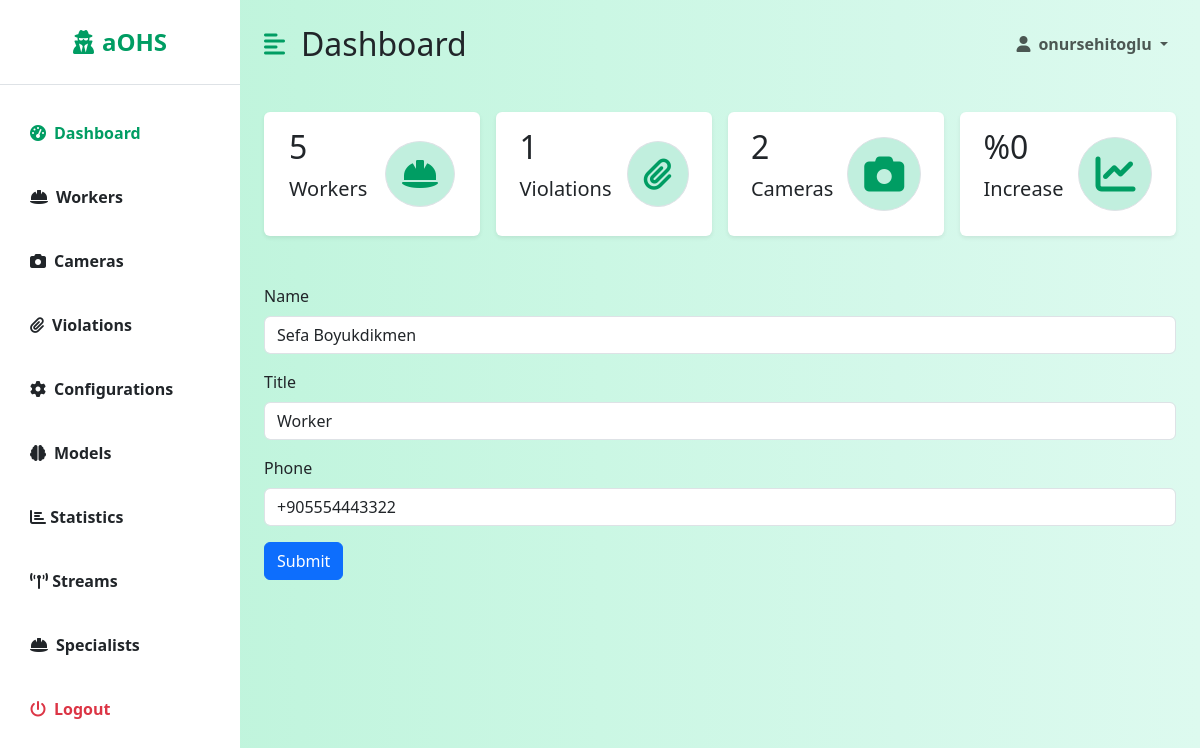
Screenshot of /dashboard/workers/edit/1/ (signed in) with the database file from the repository.
### backend/models.py (models this page shows, shortened)
class Worker(models.Model):
    phone_regex = RegexValidator(regex=r'^\+905[0-9]{9}$',
                                 message="Phone number should be in '+905555555555' format")
    id = models.AutoField(primary_key=True)
    name = models.CharField(max_length=100, null=False)
    title = models.CharField(max_length=100, null=False)
    phone = models.CharField(validators=[phone_regex], max_length=17, unique=True, null=False)
    active = models.BooleanField(default=True, null=False)
    created = models.DateTimeField(auto_now_add=True)
    modified = models.DateTimeField(auto_now=True)

### dashboard/views/worker_views.py (the view, shortened to what this page needs)
# urls.py: path('workers/edit/<int:worker_id>/', WorkerEditView.as_view()),
class WorkerEditView(LoginRequiredMixin, View, GetCountsMixin):
    login_url = '/login/'
    redirect_field_name = 'redirect_to'
    def get(self, request, worker_id):
        worker = Worker.objects.get(id=worker_id)
        return render(request, 'dashboard/worker-edit.html', {"worker": worker, 'counts': super().get_counts()})

### dashboard/views/mixins.py (called while the page is built)
    def get_counts(self):
        violations_in_this_week = Violation.objects.filter(valid=True, created__gte=datetime.now() - timedelta(days=7))
        violations_in_last_week = Violation.objects.filter(valid=True, created__gte=datetime.now() - timedelta(days=14),
                                                           created__lte=datetime.now() - timedelta(7))
        if len(violations_in_last_week) == 0:
            increase = 0
        else:
            increase = len(violations_in_this_week) - len(violations_in_last_week) / len(violations_in_last_week)
        counts = {
            'workers': Worker.objects.filter(active=True).count(),
            'violations': Violation.objects.filter(valid=True).count(),
            'cameras': Camera.objects.count(),
            'increase': increase,
        }
        return counts

### dashboard/templates/dashboard/worker-edit.html (shortened to what this page needs)
{% extends 'dashboard/dashboard.html' %}
{% block table %}
    <form action="" method="post">
        <div class="mb-3">
            <label for="name" class="form-label">Name</label>
            <input type="text" class="form-control" id="name" name="name" value="{{ worker.name }}">
        </div>
        <div class="mb-3">
            <label for="title" class="form-label">Title</label>
            <input type="text" class="form-control" id="title" name="title" value="{{ worker.title }}">
        </div>
        <div class=" mb-3">
            <label for="phone" class="form-label">Phone</label>
            <input type="text" class="form-control" id="phone" name="phone" value="{{ worker.phone }}">
        </div>
        <button type=" submit" class="btn btn-primary">Submit</button>
    </form>
{% endblock %}

### dashboard/templates/dashboard/dashboard.html (shortened to what this page needs)
{% extends 'base.html' %}
{% block dashboard %}
    <div class="d-flex" id="wrapper">
        <div class="bg-white" id="sidebar-wrapper">
            <div class="sidebar-heading text-center py-4 primary-text fs-4 fw-bold  border-bottom"><i
                    class="fas fa-user-secret me-2"></i>aOHS</div>
            <div class="list-group list-group-flush my-3">
                <a href="/dashboard/" class="list-group-item list-group-item-action bg-transparent second-text active"><i
                        class="fas fa-tachometer-alt me-2"></i>Dashboard</a>
                <a href="/dashboard/workers/" class="list-group-item list-group-item-action bg-transparent second-text fw-bold"><i
                        class="fas fa-hard-hat me-2"></i>Workers</a>
                <a href="/dashboard/cameras/" class="list-group-item list-group-item-action bg-transparent second-text fw-bold"><i
                        class="fas fa-camera me-2"></i>Cameras</a>
                <a href="/dashboard/violations/" class="list-group-item list-group-item-action bg-transparent second-text fw-bold"><i
                        class="fas fa-paperclip me-2"></i>Violations</a>
                <a href="/dashboard/configurations/" class="list-group-item list-group-item-action bg-transparent second-text fw-bold"><i
                        class="fas fa-cog me-2"></i>Configurations</a>
                <a href="/dashboard/models/" class="list-group-item list-group-item-action bg-transparent second-text fw-bold"><i
                        class="fas fa-brain me-2"></i>Models</a>
                <a href="/dashboard/statistics/" class="list-group-item list-group-item-action bg-transparent second-text fw-bold"><i
                        class="fa fa-bar-chart"></i> Statistics</a>
                <a href="/dashboard/streams/" class="list-group-item list-group-item-action bg-transparent second-text fw-bold"><i
                        class="fa fa-broadcast-tower fa-flip"></i> Streams</a>
                <a href="/dashboard/specialists/" class="list-group-item list-group-item-action bg-transparent second-text fw-bold"><i
                        class="fas fa-hard-hat me-2"></i>Specialists</a>
                <a href="/logout" class="list-group-item list-group-item-action bg-transparent text-danger fw-bold"><i
                        class="fas fa-power-off me-2"></i>Logout</a>
            </div>
        </div>
        <div id="page-content-wrapper">
            <nav class="navbar navbar-expand-lg navbar-light bg-transparent py-4 px-4">
                <div class="d-flex align-items-center">
                    <i class="fas fa-align-left primary-text fs-4 me-3" id="menu-toggle"></i>
                    <h2 class="fs-2 m-0">Dashboard</h2>
                </div>
                <div class="collapse navbar-collapse" id="navbarSupportedContent">
                    <ul class="navbar-nav ms-auto mb-2 mb-lg-0">
                        <li class="nav-item dropdown">
                            <a class="nav-link dropdown-toggle second-text fw-bold" href="#" id="navbarDropdown"
                                role="button" data-bs-toggle="dropdown" aria-expanded="false">
                                <i class="fas fa-user me-2"></i>{{ user.username }}
                            </a>
                        </li>
                    </ul>
                </div>
            </nav>
            <div class="container-fluid px-4">
                <div class="row g-3 my-2">
                    <div class="col-md-3">
                        <div class="p-3 bg-white shadow-sm d-flex justify-content-around align-items-center rounded">
                            <div>
                                <h3 class="fs-2">{{ counts.workers }}</h3>
                                <p class="fs-5">Workers</p>
                            </div>
                            <i class="fas fa-hard-hat fs-2 primary-text border rounded-full secondary-bg p-3"></i>
                        </div>
                    </div>
                    <div class="col-md-3">
                        <div class="p-3 bg-white shadow-sm d-flex justify-content-around align-items-center rounded">
                            <div>
                                <h3 class="fs-2">{{ counts.violations }}</h3>
                                <p class="fs-5">Violations</p>
                            </div>
                            <i
                                class="fas fa-paperclip fs-2 primary-text border rounded-full secondary-bg p-3"></i>
                        </div>
                    </div>
                    <div class="col-md-3">
                        <div class="p-3 bg-white shadow-sm d-flex justify-content-around align-items-center rounded">
                            <div>
                                <h3 class="fs-2">{{ counts.cameras }}</h3>
                                <p class="fs-5">Cameras</p>
                            </div>
                            <i class="fas fa-camera  fs-1 primary-text border rounded-full secondary-bg p-3"></i>
                        </div>
                    </div>
                    <div class="col-md-3">
                        <div class="p-3 bg-white shadow-sm d-flex justify-content-around align-items-center rounded">
                            <div>
                                <h3 class="fs-2">%{{ counts.increase }}</h3>
                                <p class="fs-5">Increase</p>
                            </div>
                            <i class="fas fa-chart-line fs-1 primary-text border rounded-full secondary-bg p-3"></i>
                        </div>
                    </div>
                </div>
                <div class="row my-5">
                    <div class="col">
                        {% block table %}
                        {% endblock %}
                    </div>
                </div>
            </div>
        </div>
    </div>
{% endblock %}

### templates/base.html (style rules this page uses)
:root { --main-bg-color: #009d63; --main-text-color: #009d63; --second-text-color: #bbbec5; --second-bg-color: #c1efde; }
.primary-text { color: var(--main-text-color); }
.secondary-bg { background-color: var(--second-bg-color); }
.rounded-full { border-radius: 100%; }
#wrapper { overflow-x: hidden; background-image: linear-gradient( to right, #baf3d7, #c2f5de, #cbf7e4, #d4f8ea, #ddfaef ); }
#sidebar-wrapper { min-height: 100vh; margin-left: -15rem; transition: margin 0.25s ease-out; }
#sidebar-wrapper .sidebar-heading { padding: 0.875rem 1.25rem; font-size: 1.2rem; }
#sidebar-wrapper .list-group { width: 15rem; }
#page-content-wrapper { min-width: 100vw; }
#menu-toggle { cursor: pointer; }
.list-group-item { border: none; padding: 20px 30px; }
.list-group-item.active { background-color: transparent; color: var(--main-text-color); font-weight: bold; border: none; }
@media (min-width: 768px) { #sidebar-wrapper { margin-left: 0; } }
@media (min-width: 768px) { #page-content-wrapper { min-width: 0; width: 100%; } }

### rows the page displays
Worker: name "Sefa Boyukdikmen", title "Worker", phone "+905554443322"

### other values shown
{{ user.username }} "onursehitoglu"
{{ counts.workers }} "5"
{{ counts.violations }} "1"
{{ counts.cameras }} "2"
{{ counts.increase }} "0"
